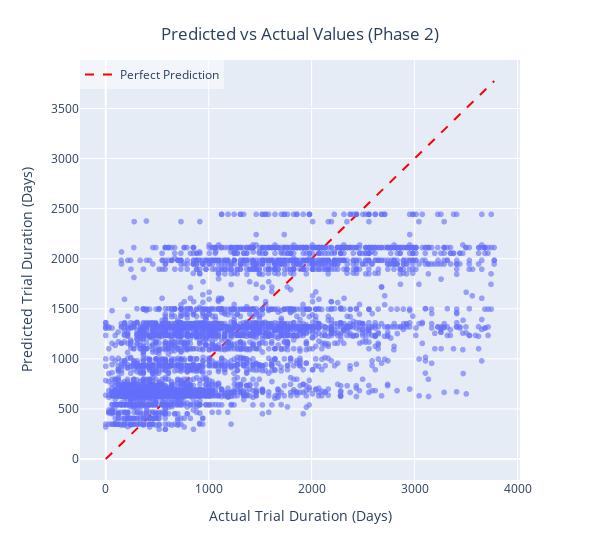

Notebook code cell kept with this figure:
### Code cell
# Assign y_test and y_prediction values to variables for plottingof phase 2 trial duration data
results_df = pd.DataFrame({'Actual': y_test2,'Predicted': y_prediction2})

# Plot of predicted vs actual trial duration
fig2 = px.scatter(results_df, x = 'Actual', y = 'Predicted', opacity=0.6, width = 600,
                 labels={'Actual': 'Actual Trial Duration (Days)', 'Predicted': 'Predicted Trial Duration (Days)'})

# Add diagonal perfect prediction line
min_val = min(results_df.min())
max_val = max(results_df.max())
fig2.add_trace(go.Scatter(mode='lines',
               x = [min_val, max_val],
               y = [min_val, max_val],
               line = dict(color = 'red', dash = 'dash'),
               name = 'Perfect Prediction'))

fig2.update_layout(title = {'text' : 'Predicted vs Actual Values (Phase 2)', 'x' : 0.5, 'y' : 0.95, 'xanchor' : 'center'})
fig2.update_layout(legend = dict(x = 0, y = 1, xanchor = 'left', yanchor = 'top', bgcolor = 'rgba(255, 255, 255, 0.5)'))
fig2.show()

### Figure 1 — Plotly figure (JSON) as saved in the notebook; plotly's stock layout.template omitted (floating-point values rounded to 4 significant figures; data arrays with more than 128 entries replaced by an {"elided": "..."} marker saying what was removed)
{"data": [{"hovertemplate": "Actual Trial Duration (Days)=%{x}<br>Predicted Trial Duration (Days)=%{y}<extra></extra>", "legendgroup": "", "marker": {"color": "#636efa", "opacity": 0.6, "symbol": "circle"}, "mode": "markers", "name": "", "showlegend": false, "type": "scattergl", "x": {"elided": "4207 int values"}, "xaxis": "x", "y": {"elided": "4207 float values"}, "yaxis": "y"}, {"line": {"color": "red", "dash": "dash"}, "mode": "lines", "name": "Perfect Prediction", "type": "scatter", "x": [0, 3774], "y": [0, 3774]}], "layout": {"legend": {"bgcolor": "rgba(255, 255, 255, 0.5)", "tracegroupgap": 0, "x": 0, "xanchor": "left", "y": 1, "yanchor": "top"}, "margin": {"t": 60}, "title": {"text": "Predicted vs Actual Values (Phase 2)", "x": 0.5, "xanchor": "center", "y": 0.95}, "width": 600, "xaxis": {"anchor": "y", "domain": [0, 1], "title": {"text": "Actual Trial Duration (Days)"}}, "yaxis": {"anchor": "x", "domain": [0, 1], "title": {"text": "Predicted Trial Duration (Days)"}}}}
